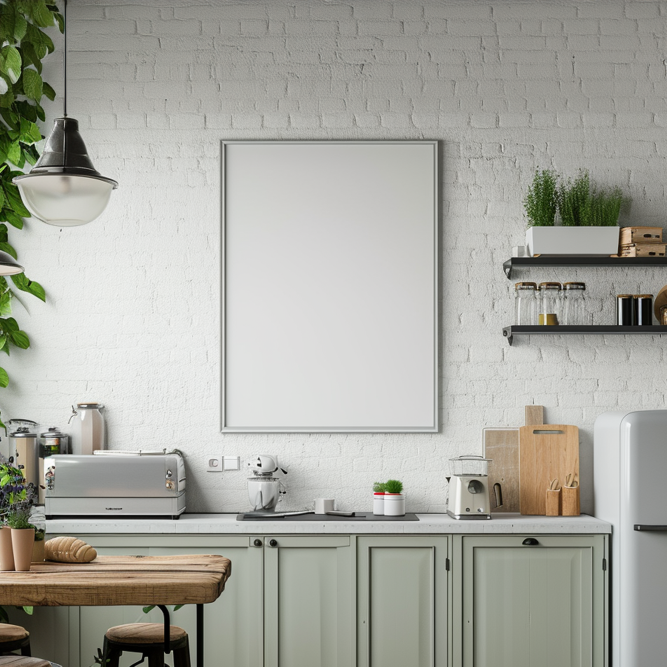
#> input picture mockups/mockup1.png, 2000 x 2000 px, found by its file name (shown at 1/3 size)
$ python fullmockup.py
#> lines starting #> are read from the running program, lines starting #| are printed output that depends on the picture; after the words box and inside, x2 and y2 are one past the last pixel; in counts of white or black regions, pixels touching at a corner belong together
import cv2
import os
from PIL import Image
import numpy as np

def resize_image_to_fit(image_path, width, height):
    img = Image.open(image_path)
    img_aspect = img.width / img.height
    frame_aspect = width / height

    if img_aspect > frame_aspect:
        # Image is wider than the frame, fit to width
        new_width = width
        new_height = int(new_width / img_aspect)
    else:
        # Image is taller or equal to frame, fit to height
        new_height = height
        new_width = int(new_height * img_aspect)

    resized_img = img.resize((new_width, new_height), Image.LANCZOS)
    return resized_img

# Load the base image (mockup)
image = cv2.imread(r'mockups\mockup1.png')
#> image is the input picture: shape (2000, 2000, 3); mean B, G, R 159, 167.3, 167.2

# Convert to grayscale
gray = cv2.cvtColor(image, cv2.COLOR_BGR2GRAY)
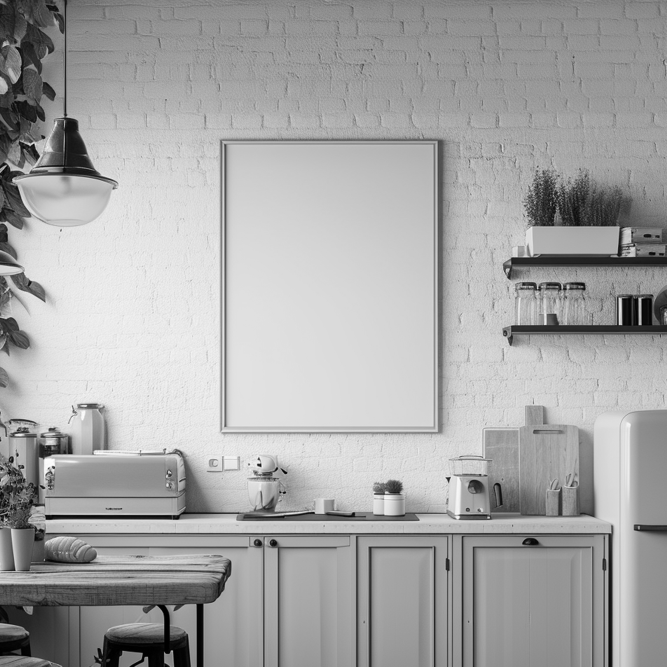
#> gray: shape (2000, 2000) (shown at 1/3 size); min 0, max 255, mean 166.3

# Apply edge detection
edges = cv2.Canny(gray, threshold1=100, threshold2=100)
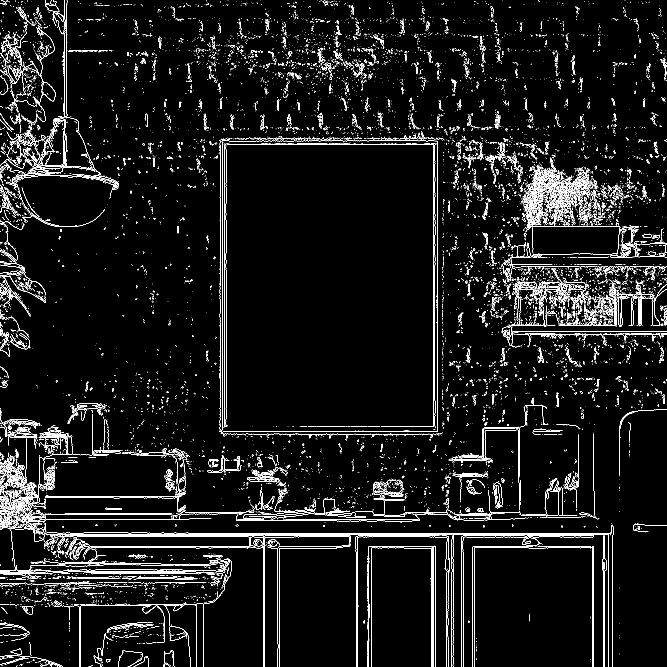
#> edges: shape (2000, 2000) (shown at 1/3 size); 4% white in thin lines or dots

# Find contours
contours, _ = cv2.findContours(edges, cv2.RETR_EXTERNAL, cv2.CHAIN_APPROX_SIMPLE)
#> contours = 14260 contours, 14025 with area under 20; largest, box (x1, y1, x2, y2) and area: (662, 422, 1314, 1309) 563929, (63, 76, 168, 398) 1610, (23, 1281, 111, 1337) 1010, (1855, 890, 1889, 976) 848, (1583, 494, 1670, 593) 622

# Filter contours
min_area = image.shape[0] * image.shape[1] * 0.01  # at least 1% of the image area
#> min_area = 40000
frames = [(cv2.boundingRect(contour), contour) for contour in contours if cv2.contourArea(contour) > min_area]
#> frames = 1 item

# Directory with images to insert into frames
image_directory = r'pictures'
#> (the run stopped early here; a loop or call above may not have finished)

$ run again, with mockups/mockup2.png copied over mockups/mockup1.png
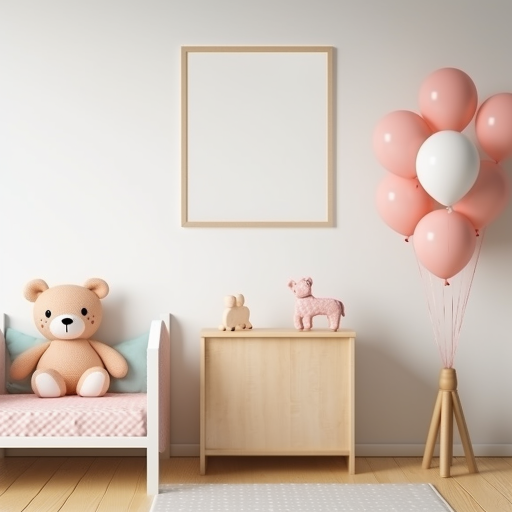
#> input picture mockups/mockup2.png, 1024 x 1024 px, found by its file name (shown at 1/2 size)
#> image is the input picture: shape (1024, 1024, 3); mean B, G, R 178.6, 190.5, 206.2
#> `gray = cv2.cvtColor(image, cv2.COLOR_BGR2GRAY)`:
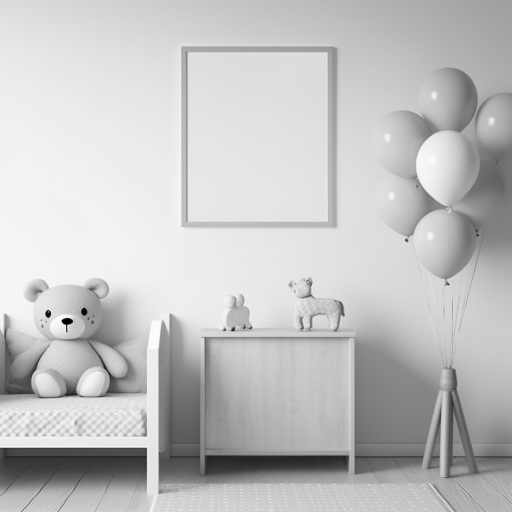
#> gray: shape (1024, 1024) (shown at 1/2 size); min 0, max 253, mean 193.8
#> `edges = cv2.Canny(gray, threshold1=100, threshold2=100)`:
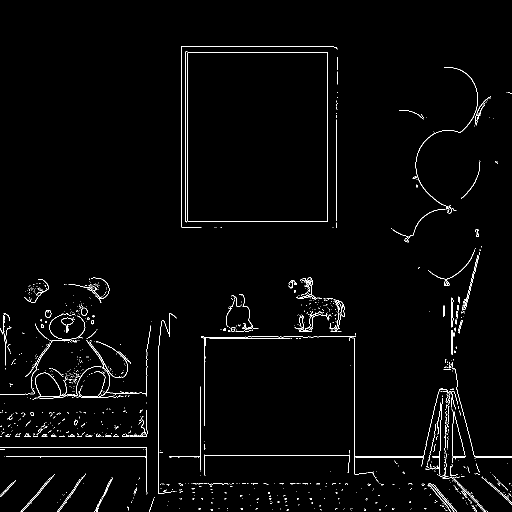
#> edges: shape (1024, 1024) (shown at 1/2 size); 1.7% white in thin lines or dots
#> contours = 1214 contours, 1180 with area under 20; largest, box (x1, y1, x2, y2) and area: (375, 104, 656, 444) 94916, (65, 732, 202, 799) 1844, (123, 635, 148, 665) 277, (162, 615, 175, 632) 151, (90, 620, 103, 636) 140
#> frames = 1 item

$ run again, with mockups/mockup3.png copied over mockups/mockup1.png
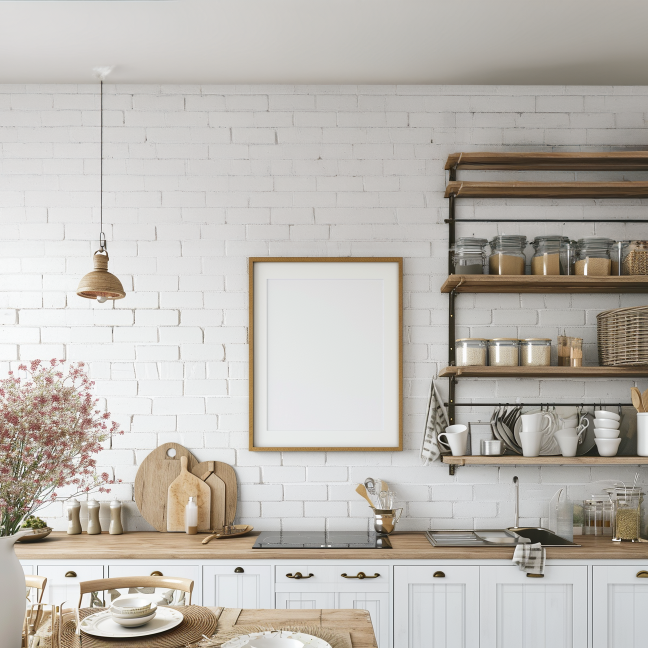
#> input picture mockups/mockup3.png, 1296 x 1296 px, found by its file name (shown at 1/2 size)
#> image is the input picture: shape (1296, 1296, 3); mean B, G, R 177.4, 183.9, 188.6
#> `gray = cv2.cvtColor(image, cv2.COLOR_BGR2GRAY)`:
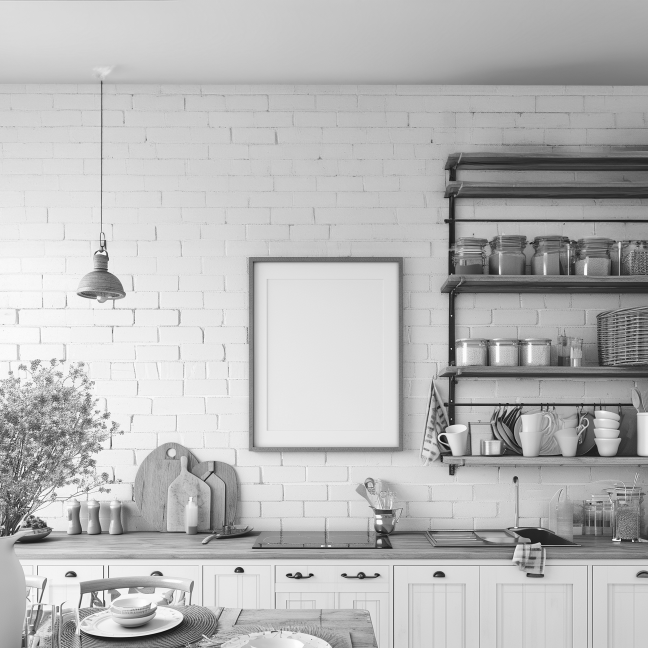
#> gray: shape (1296, 1296) (shown at 1/2 size); min 1, max 255, mean 184.6
#> `edges = cv2.Canny(gray, threshold1=100, threshold2=100)`:
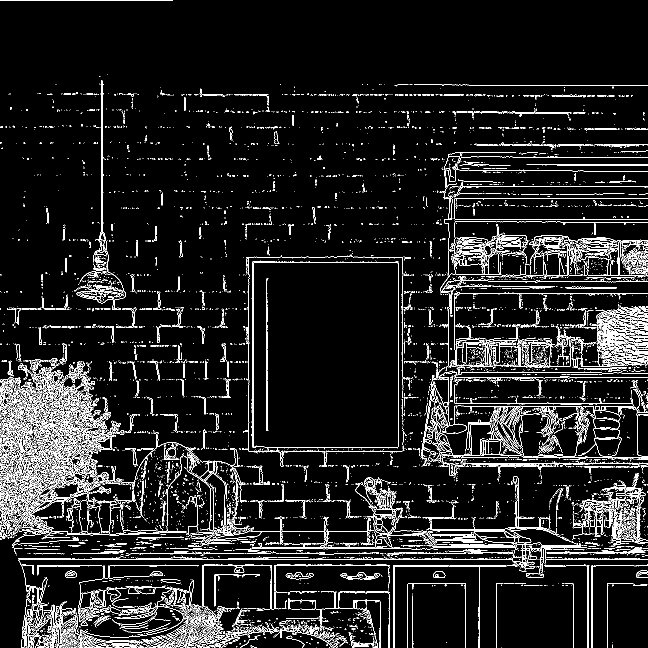
#> edges: shape (1296, 1296) (shown at 1/2 size); 7.9% white in thin lines or dots
#> contours = 10138 contours, 9931 with area under 20; largest, box (x1, y1, x2, y2) and area: (505, 522, 798, 895) 107274, (0, 759, 201, 1073) 10100, (1156, 875, 1243, 913) 1512, (856, 1060, 1038, 1086) 1294, (186, 161, 214, 524) 1148
#> frames = 1 item

$ run again, with mockups/mockup4.png copied over mockups/mockup1.png
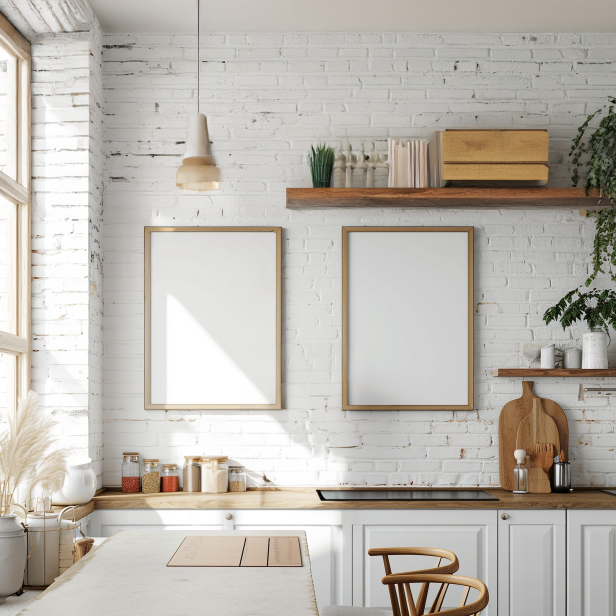
#> input picture mockups/mockup4.png, 1232 x 1232 px, found by its file name (shown at 1/2 size)
#> image is the input picture: shape (1232, 1232, 3); mean B, G, R 175.7, 183.3, 188.6
#> `gray = cv2.cvtColor(image, cv2.COLOR_BGR2GRAY)`:
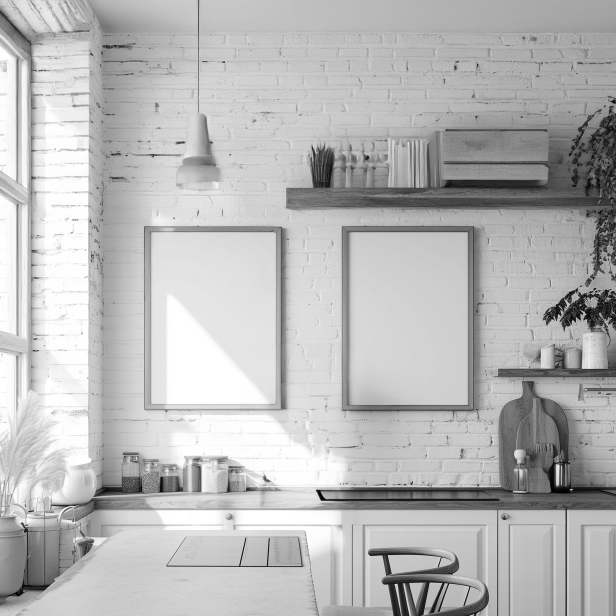
#> gray: shape (1232, 1232) (shown at 1/2 size); min 0, max 255, mean 184
#> `edges = cv2.Canny(gray, threshold1=100, threshold2=100)`:
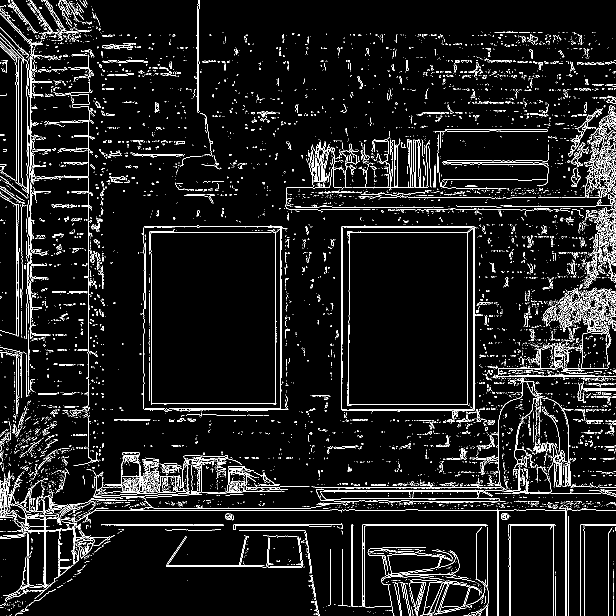
#> edges: shape (1232, 1232) (shown at 1/2 size); 6.6% white in thin lines or dots
#> contours = 9030 contours, 8875 with area under 20; largest, box (x1, y1, x2, y2) and area: (683, 450, 965, 839) 97838, (301, 459, 552, 808) 85447, (735, 1094, 919, 1232) 4707, (706, 279, 860, 376) 848, (891, 258, 1095, 264) 796
#> frames = 2 items
